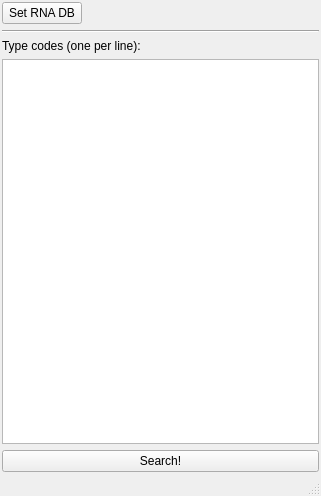
<?xml version="1.0" encoding="UTF-8"?>
<ui version="4.0">
 <class>MainWindow</class>
 <widget class="QMainWindow" name="MainWindow">
  <property name="windowModality">
   <enum>Qt::NonModal</enum>
  </property>
  <property name="geometry">
   <rect>
    <x>0</x>
    <y>0</y>
    <width>321</width>
    <height>496</height>
   </rect>
  </property>
  <property name="contextMenuPolicy">
   <enum>Qt::DefaultContextMenu</enum>
  </property>
  <property name="windowTitle">
   <string>RNA search</string>
  </property>
  <widget class="QWidget" name="centralwidget">
   <layout class="QGridLayout" name="gridLayout">
    <property name="leftMargin">
     <number>2</number>
    </property>
    <property name="topMargin">
     <number>2</number>
    </property>
    <property name="rightMargin">
     <number>2</number>
    </property>
    <property name="bottomMargin">
     <number>2</number>
    </property>
    <item row="1" column="0">
     <widget class="QPushButton" name="setFolderButton">
      <property name="sizePolicy">
       <sizepolicy hsizetype="Fixed" vsizetype="Fixed">
        <horstretch>0</horstretch>
        <verstretch>0</verstretch>
       </sizepolicy>
      </property>
      <property name="text">
       <string>Set RNA DB</string>
      </property>
     </widget>
    </item>
    <item row="1" column="1">
     <widget class="QLabel" name="rnaFile">
      <property name="sizePolicy">
       <sizepolicy hsizetype="Ignored" vsizetype="Preferred">
        <horstretch>0</horstretch>
        <verstretch>0</verstretch>
       </sizepolicy>
      </property>
      <property name="text">
       <string>&lt;path to RNA DB&gt;</string>
      </property>
     </widget>
    </item>
    <item row="5" column="0" colspan="2">
     <widget class="QTextEdit" name="codesEdit"/>
    </item>
    <item row="4" column="0" colspan="2">
     <widget class="QLabel" name="label">
      <property name="text">
       <string>Type codes (one per line):</string>
      </property>
     </widget>
    </item>
    <item row="3" column="0" colspan="2">
     <widget class="Line" name="line">
      <property name="orientation">
       <enum>Qt::Horizontal</enum>
      </property>
     </widget>
    </item>
    <item row="6" column="0" colspan="2">
     <widget class="QPushButton" name="searchButton">
      <property name="text">
       <string>Search!</string>
      </property>
     </widget>
    </item>
   </layout>
  </widget>
  <widget class="QStatusBar" name="statusbar"/>
 </widget>
 <resources/>
 <connections/>
</ui>
